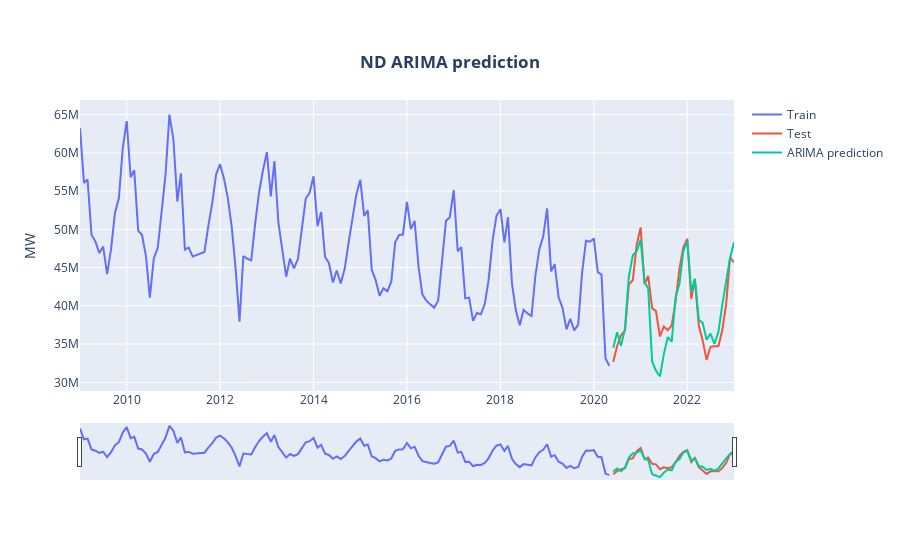

This figure's notebook cell:
### Code cell
fig = go.Figure()

fig.add_trace(go.Scatter(x=train.index, y=train, name="Train"))
fig.add_trace(go.Scatter(x=test.index, y=test, name="Test"))
fig.add_trace(go.Scatter(x=test.index, y=df_monthly.loc[test.index, 'ARIMA_predict'], name="ARIMA prediction"))
fig.update_xaxes(rangeslider_visible=True)
fig.update_layout(
    title={
        'text': "<b>ND ARIMA prediction<b>",
        'y': 0.9,
        'x': 0.5,
        'xanchor': 'center',
        'yanchor': 'top',},
    yaxis_title="MW"
)

fig.show()
